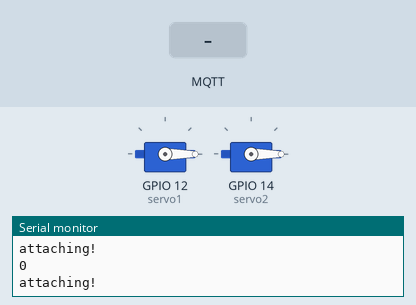
The program below on a simulated ESP32. On the bench: 2 × servo, the last lines printed to the serial monitor. The inputs (shaded band) are chosen by the test bench. WiFi joins after 1.5 s; servers stay silent unless stated; no MQTT or app messages arrive unless stated.

Above: at 2.7 s.
2.8 s: MQTT message "5" arrives on the first subscribed topic
At 3.6 s:
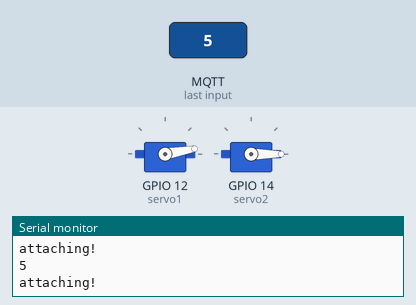
4.3 s: MQTT message "[1]" arrives on the first subscribed topic
At 4.9 s:
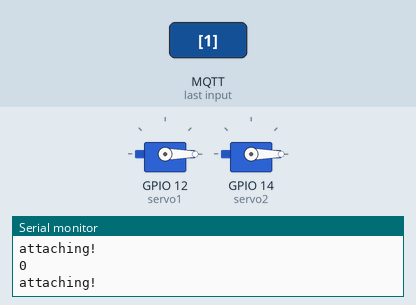
Timing chart, 0 to 7.3 s (numbered marks = the images above; inputs shaded):
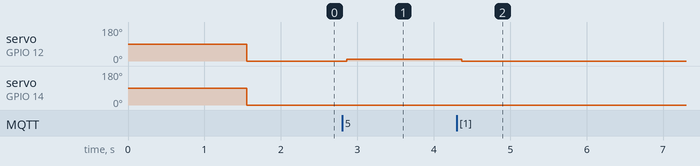

Measured:
- after the input at 2.8 s, servo on GPIO 12 (servo1): 0° → 10° after 0.06 s
- after the input at 4.3 s, servo on GPIO 12 (servo1): 10° → 0° after 0.06 s

The program:

main.cpp
```cpp
#include <WiFi.h>
#include <WiFiClient.h>
#include <WebServer.h>
#include <Update.h>
#include <HTTPClient.h>
#include <Wire.h>
#include <Arduino.h>
#include <Adafruit_GFX.h>
#include <Adafruit_SSD1306.h>
#include <SPI.h>
#include <EEPROM.h>
#include "esp_system.h"
#include "QueueArray.h"
#include "time.h"
#include <esp_wifi.h>
#include <iostream>
//OTA
#include <ESPmDNS.h>
#include <WiFiUdp.h>
#include <ArduinoOTA.h>
#include <pthread.h>
#include <ESP32Servo.h>
#include <PubSubClient.h>


// Replace with your network credentials
const char* ssid = "MySpectrumWiFiD8-2G";
const char* password = "anchorjacket176";
const char* mqtt_server = "192.168.1.49";
WiFiClient espClient;
PubSubClient client(espClient);

long lastMsg = 0;
char msg[50];
int value = 0;
String prevmsg = "";
String goal_dir = "";
int steering_ang;

// Set web server port number to 80
WiFiServer server(80);

// Variable to store the HTTP request
String header;

// Auxiliar variables to store the current output state

// Assign output variables to GPIO pins
const int output26 = 26;
const int output27 = 27;


Servo servo1;
Servo servo2;

//function definitions
void attachMotors();
void detachMotors();
void forward();
void backward();
void left();
void right();
void wirelessSetup(const char* ssid, const char* password, const char* mqtt_server);
void callback(char* topic, byte* message, unsigned int length);
void reconnect();
void calibrate();
void drive(int steering_ang);

void setup() {
	ESP32PWM::allocateTimer(0);
	ESP32PWM::allocateTimer(1);
	ESP32PWM::allocateTimer(2);
	ESP32PWM::allocateTimer(3);
	servo1.setPeriodHertz(50);
	servo2.setPeriodHertz(50);
  Serial.begin(115200);
	Serial.println("Serial functional");
  // Initialize the output variables as outputs

  // Connect to Wi-Fi network with SSID and password
  wirelessSetup(ssid, password, mqtt_server);
	attachMotors();
}

void loop(){
//calibrate();

	if (!client.connected()) {
	    reconnect();
	  }
	  client.loop();

		Serial.println(steering_ang);
		drive(steering_ang);


}

void wirelessSetup(const char* ssid, const char* password, const char* mqtt_server){
                                                          /////////////????????????????

  //setup_wifi
  Serial.println();
  Serial.print("Connecting to ");
  Serial.println(ssid);

  WiFi.begin(ssid, password);

  while (WiFi.status() != WL_CONNECTED) {
    delay(500);
    Serial.print(".");
  }

  Serial.println("");
  Serial.println("WiFi connected");
  Serial.println("IP address: ");
  Serial.println(WiFi.localIP());

  client.setServer(mqtt_server, 1883);
  client.setCallback(callback);


}

void callback(char* topic, byte* message, unsigned int length){
  Serial.print("Message arrived on topic: ");
  Serial.print(topic);
  Serial.print(". Message: ");
  String messageTemp;

  for (int i = 0; i < length; i++) {
    Serial.print((char)message[i]);
    messageTemp += (char)message[i];
  }
  Serial.println();

  // Feel free to add more if statements to control more GPIOs with MQTT

  // If a message is received on the topic esp32/output, you check if the message is either "on" or "off".
  // Changes the output state according to the message
  if (String(topic) == "[1]") {
    Serial.print("Changing output to ");
		goal_dir = messageTemp;

		steering_ang = goal_dir.toInt();

    if(messageTemp == "left"){
      Serial.println("left");
			//client.unsubscribe("[0]");
      //attachMotors();
			//delay(10);
			//left();
			//detachMotors();
			//client.subscribe("[0]", 0);
			//delay(200);
    }
    else if(messageTemp == "right"){
      Serial.println("right");
			//client.unsubscribe("[0]");
      //attachMotors();
			//delay(10);
			//right();
			//detachMotors();
			//client.subscribe("[0]", 0);
			//delay(200);
    }
  }
	// can add more of the above block for different bots


}

void reconnect(){
  // Loop until we're reconnected
  while (!client.connected()) {
    Serial.print("Attempting MQTT connection...");
    // Attempt to connect
    if (client.connect("ESP32Client1")) {
      Serial.println("connected");
      // Subscribe
      client.subscribe("[1]", 0);
    } else {
      Serial.print("failed, rc=");
      Serial.print(client.state());
      Serial.println(" try again in 5 seconds");
      // Wait 5 seconds before retrying
      //delay(5000);
    }
  }
}


void attachMotors(){
	Serial.println("attaching!");
if (servo1.attach(12) == 0){
	attachMotors();
}
if (servo2.attach(14) == 0){
	attachMotors();
}
//delay(50);

}

void detachMotors(){
	Serial.println("detaching!");
servo1.detach();
servo2.detach();
}

void forward(){
      servo1.write(120);
      servo2.write(60);
      delay(1000);
}
void backward(){
      servo1.write(60);
      servo2.write(120);
      delay(1000);
}
void left(){
			attachMotors();
			Serial.println("turning left!");
      servo1.write(60);
      servo2.write(60);
      delay(100);
}
void right(){
	attachMotors();
	Serial.println("turning right!");
      servo1.write(120);
      servo2.write(120);
      delay(100);
}

void drive(int steering_ang){
	attachMotors();
	if (steering_ang <= 90){
		//left
		//servo2 lock forward
		servo2.write(0);
		//at 90, forward
		//90 ==> 180
		servo1.write(steering_ang*2);
	}else if (steering_ang > 90 && steering_ang <= 180){
		//right
		//servo1 lock forward
		servo1.write(180);
		//at 180, forward
		//(180, 90) ==> (90, 180)
		//-(steering_ang)+270
		servo2.write(360-(steering_ang*2));
	}else if (steering_ang == 200){
		detachMotors();
	}
	delay(100);
}

void calibrate(){
	attachMotors();
	servo1.write(90);	// forward 90->180
	servo2.write(90); // forward 0<-90
	delay(5000);
}
```
